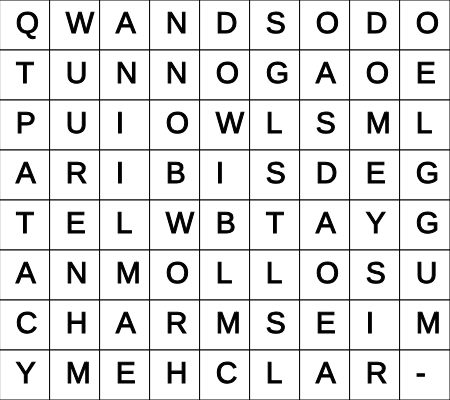
Frame 1 (no input)
Frame 60 (no input): identical to frame 1, image omitted
Frame 120 (the mouse pressed at the canvas centre since frame 60): identical to frame 1, image omitted

The p5.js sketch that drew this single still picture (run headless with seeded random() and noise() and a simulated clock; from frame 60 on, the mouse is pressed at the canvas centre):

// p5.js sketch
// ── sketch.js
function setup() {
  createCanvas(450, 400);
}

boardWidth = 9
boardHeight = 8
squareWidth = 50
anyBoxChecked = new Array(boardWidth*boardHeight).fill(false);
letters = "QWANDSODO" +
          "TUNNOGAOE" +
          "PUIOWLSML" +
          "ARIBISDEG" +
          "TELWBTAYG" +
          "ANMOLLOSU" +
          "CHARMSEIM" +
          "YMEHCLAR-" 
  

function draw() {
  background(220);

  
  for(j = 0; j < boardHeight * squareWidth; j += squareWidth) {
    for(i = 0; i < boardWidth * squareWidth; i += squareWidth) {
      if(anyBoxChecked[i + j * boardWidth]) {
        fill(color('black')) 
        stroke(color('white'))
        square(i, j, squareWidth)
        fill(color('white')) 
        textSize(30)
        text(letters[i/squareWidth + j/squareWidth * boardWidth], i + squareWidth/3.2, j + squareWidth/1.5)
      } else {
        fill(color('white'))
        stroke(color('black'))
        square(i, j, squareWidth)
        fill(color('black')) 
        textSize(30)
        text(letters[i/squareWidth + j/squareWidth * boardWidth], i + squareWidth/3.2, j + squareWidth/1.5)
      }
      
      fill(color('black'))
      
      
    }
  }

}

function mouseClicked() {
  for(j = 0; j < boardHeight * squareWidth; j += squareWidth) {
    for(i = 0; i < boardWidth * squareWidth; i += squareWidth) {
      if (mouseX < i + squareWidth && mouseX > i) {
        if(mouseY < j + squareWidth && mouseY > j) {
           anyBoxChecked[i + j * boardWidth] = ! (anyBoxChecked[i + j * boardWidth])
        }
      }
    }
  }
}
